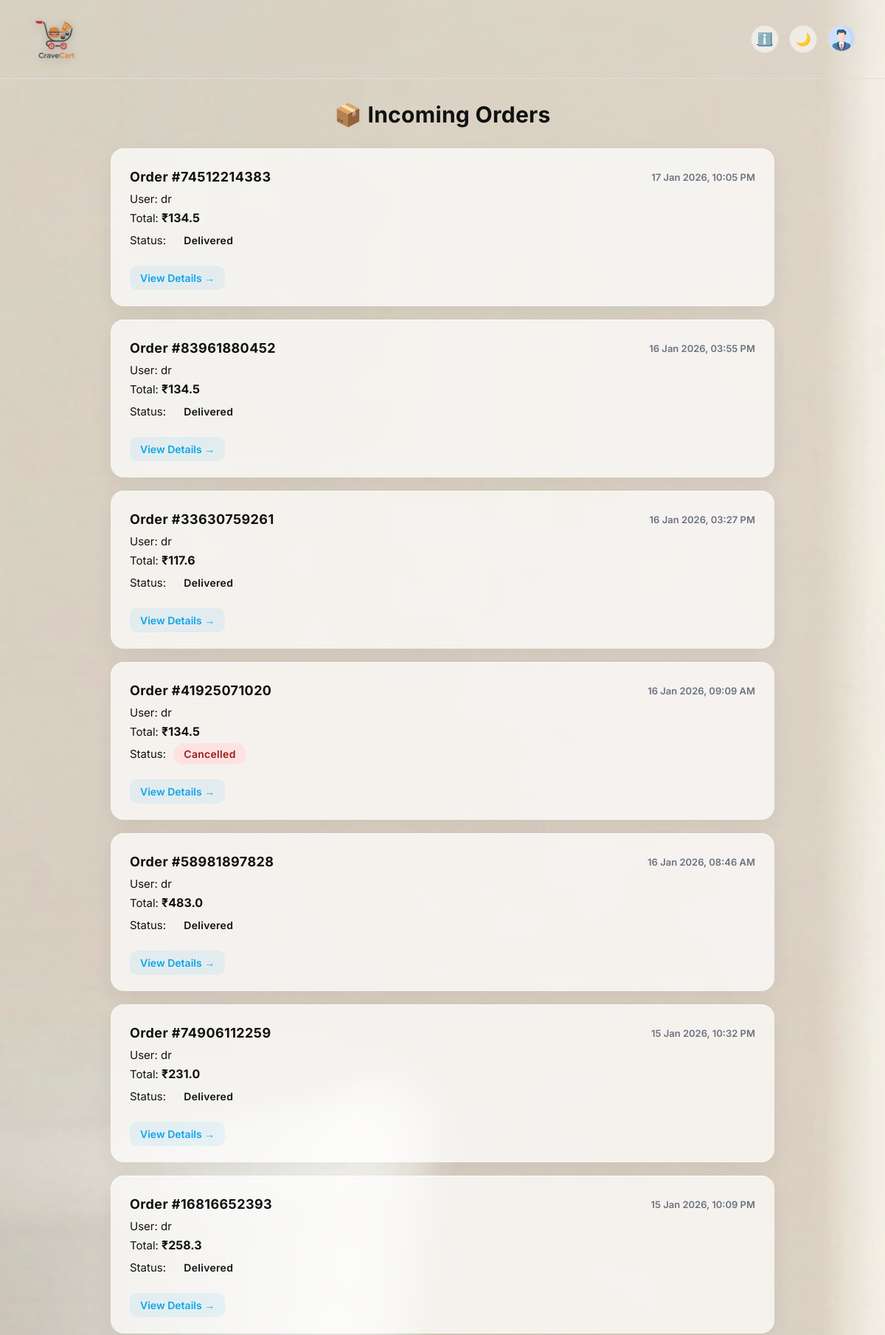
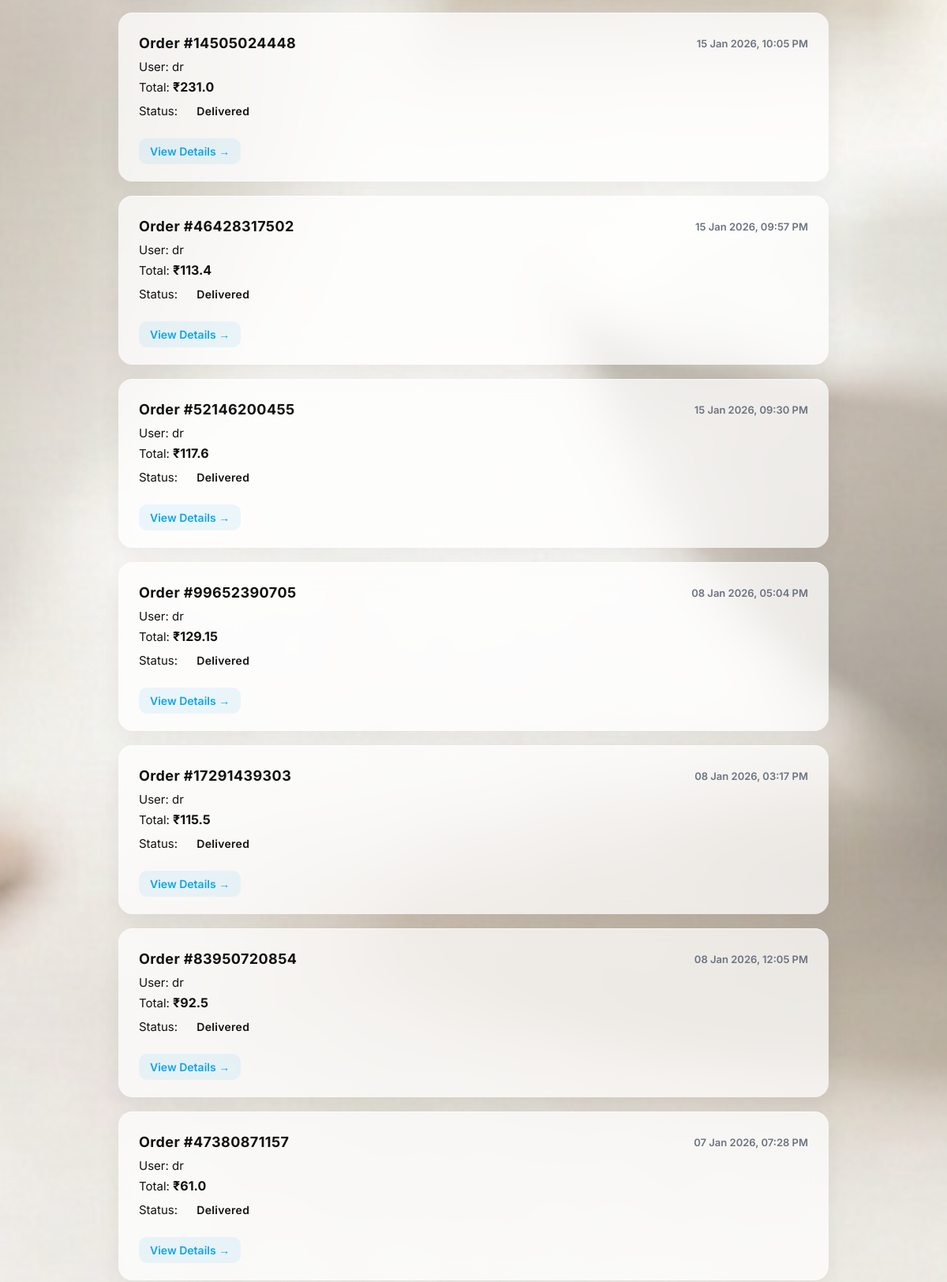
Page /admin-panel/orders/ (signed in, upper part) on the committed database (2 pictures, top to bottom).
### delivery/models.py (models this page shows, shortened)
class Order(models.Model):
    STATUS_CHOICES = [
        ("PLACED", "Placed"),
        ("PREPARING", "Preparing"),
        ("OUT_FOR_DELIVERY", "Out for Delivery"),
        ("DELIVERED", "Delivered"),
        ("CANCELLED", "Cancelled"),
    ]
    order_number = models.CharField(max_length=11, unique=True, blank=True, null=True)
    user = models.ForeignKey(User, on_delete=models.CASCADE)
    coupon_code = models.CharField(max_length=50, blank=True, null=True)
    coupon_discount = models.DecimalField(
        max_digits=10,
        decimal_places=2,
        default=0
    )
    subtotal = models.FloatField(default=0)
    gst_percent = models.PositiveIntegerField(default=5)
    gst_amount = models.FloatField(default=0)
    delivery_fee = models.FloatField(default=0)
    total_amount = models.FloatField(default=0)
    payment_id = models.CharField(max_length=200)
    status = models.CharField(max_length=20, choices=STATUS_CHOICES, default="PLACED")
    created_at = models.DateTimeField(auto_now_add=True)
    delivered_at = models.DateTimeField(null=True, blank=True)
    rating = models.DecimalField(max_digits=3,decimal_places=1,null=True,blank=True,validators=[MinValueValidator(0), MaxValueValidator(5)])
    review = models.TextField(blank=True)
    payment_method = models.CharField(
        max_length=10,
        choices=[("ONLINE", "Online"), ("COD", "Cash on Delivery")],
        default="ONLINE"
    )
    payment_status = models.CharField(
        max_length=20,
        choices=[("PAID", "Paid"), ("PENDING", "Pending")],
        default="PAID"
    )
    delivery_address_label = models.CharField(max_length=50, blank=True, null=True)
    delivery_address = models.TextField(blank=True, null=True)

class User(models.Model):
    username = models.CharField(max_length=150, unique=True)
    first_name = models.CharField(max_length=30)
    last_name = models.CharField(max_length=30)
    password = models.CharField(max_length=128)
    email = models.EmailField(unique=True)
    mobile = models.CharField(max_length=15)
    address = models.TextField()

### delivery/views.py (the view)
# urls.py: path("admin-panel/orders/", views.admin_orders, name="admin_orders"),
def admin_orders(request):
    if request.session.get("username") != "admin":
        return redirect("signin")
    orders = Order.objects.all().order_by("-created_at")
    return render(request, "admin_orders.html", {
        "orders": orders
    })

### delivery/context_processors.py (called while the page is built)
def cart_count_processor(request):
    cart_count = 0
    username = request.session.get("username")
    if username:
        cart = Cart.objects.filter(username=username).first()
        if cart:
            cart_count = (
                CartItem.objects
                .filter(cart=cart)
                .aggregate(total=Sum("quantity"))["total"]
                or 0
            )
    return {
        "cart_count": cart_count
    }

def user_dropdown(request):
    username = request.session.get("username")
    if not username:
        return {}
    try:
        user = User.objects.get(username=username)
        profile, _ = UserProfile.objects.get_or_create(user=user)
        return {"nav_user": user, "nav_profile": profile}
    except User.DoesNotExist:
        return {}

def nav_context(request):
    username = request.session.get("username")
    if not username:
        return {}
    user = User.objects.filter(username=username).first()
    if not user:
        return {}
    profile, _ = UserProfile.objects.get_or_create(user=user)
    cart = Cart.objects.filter(username=username).first()
    cart_count = 0
    if cart:
        cart_count = CartItem.objects.filter(cart=cart).aggregate(
            total=Sum("quantity")
        )["total"] or 0
    return {
        "nav_user": user,
        "nav_profile": profile,
        "cart_count": cart_count,
    }

### delivery/templates/admin_orders.html (shortened to what this page needs)
{% load static %}
<!DOCTYPE html>
<html lang="en">
<head>
  <link rel="stylesheet" href="{% static 'css/sign_style.css' %}">
  <link rel="stylesheet" href="{% static 'css/admin_orders.css' %}">
</head>
<body>
<header class="header">
    <div class="brand">
        <a href="{% url 'home' %}" class="logo-link">
            <img src="{% static 'images/logoo.png' %}" alt="Crave Cart Logo" class="logo">
        </a>
    </div>
    <div class="header-actions">
        <a href="{% url 'about' %}" class="icon-btn" title="About Us" aria-label="About Us">
    <span class="icon">ℹ️</span>
    </a>
        <button class="icon-btn theme-btn" onclick="toggleTheme()" title="Toggle theme">
            <span id="themeIcon">🌙</span>
        </button>
        <div class="profile-menu">
            <button class="profile-avatar" onclick="toggleProfileMenu(event)">
                <img src="{% static 'images/profile.png' %}" alt="Profile">
            </button>
        </div>
    </div>
</header>
  <h2>📦 Incoming Orders</h2>
  {% if orders %}
    {% for order in orders %}
      <div class="admin-order-card">
        <div class="top">
          <strong>Order #{{ order.order_number }}</strong>
          <span>{{ order.created_at|date:"d M Y, h:i A" }}</span>
        </div>
        <div class="detail">
          <span class="label">User:</span>
          <span class="value">{{ order.user.username }}</span>
        </div>
        <div class="detail">
          <span class="label">Total:</span>
          <span class="value amount">₹{{ order.total_amount }}</span>
        </div>
        <div class="detail">
          <span class="label">Status:</span>
          <span class="status {{ order.status }}">
            {{ order.get_status_display }}
          </span>
        </div>
        <a class="view-btn" href="{% url 'admin_order_detail' order.id %}">
          View Details →
        </a>
      </div>
    {% endfor %}
  {% else %}
    <p class="empty-text">No orders yet 📭</p>
  {% endif %}
</body>
</html>

### delivery/static/css/sign_style.css (style rules this page uses)
:root { --bg: #ffffff; --text: #111111; --muted: #555; --primary: #000000; --border: #ddd; }
* { margin: 0; padding: 0; box-sizing: border-box; font-family: 'Inter', sans-serif; }
body { min-height: 100vh; background: radial-gradient(circle at top, rgba(255,255,255,0.40), rgba(255,255,255,0.40) ), url("../images/bg-light.jpg") center / cover no-repeat; background-attachment: fixed; color: var(--text); transition: background 0.3s ease, color 0.3s ease; }
.header { backdrop-filter: blur(8px); padding: 18px 40px; display: flex; justify-content: space-between; align-items: center; border-bottom: 1px solid var(--border); backdrop-filter: blur(6px); }
.logo-link { display: flex; align-items: center; text-decoration: none; }
.logo { object-fit: contain; border-radius: 10px; padding: 6px; height: 70px; width: auto; background: transparent; filter: drop-shadow(0 2px 6px rgba(0,0,0,0.25)); transition: transform 0.2s ease, filter 0.2s ease; }
.header-actions { display: flex; align-items: center; gap: 14px; }
.icon-btn { width: 38px; height: 38px; border-radius: 50%; border: 1px solid var(--border); background: rgba(255,255,255,0.55); display: flex; align-items: center; justify-content: center; cursor: pointer; font-size: 17px; backdrop-filter: blur(6px); transition: background 0.2s ease, transform 0.15s ease; }
.profile-menu { position: relative; }
.profile-avatar { width: 38px; height: 38px; border-radius: 50%; border: 2px solid var(--border); background: none; padding: 0; cursor: pointer; overflow: hidden; }
.profile-avatar img { width: 100%; height: 100%; object-fit: cover; transition: transform 0.2s ease; }
.brand { display: flex; align-items: center; }

### delivery/static/css/admin_orders.css (style rules this page uses)
h2 { text-align: center; font-size: 30px; font-weight: 700; margin: 30px 0; letter-spacing: 0.3px; margin-bottom: 28px; color: var(--text-primary); }
.admin-order-card { background: rgba(255, 255, 255, 0.72); backdrop-filter: blur(14px); box-shadow: 0 10px 30px rgba(0, 0, 0, 0.06), inset 0 1px 0 rgba(255, 255, 255, 0.6); transition: transform 0.25s ease, box-shadow 0.25s ease; position: relative; border-radius: 18px; padding: 22px 26px; margin: 18px auto; max-width: 900px; }
.admin-order-card::before { content: ""; position: absolute; left: 0; top: 0; height: 100%; width: 6px; border-radius: 18px 0 0 18px; background: var(--border-glow); }
.admin-order-card .top { display: flex; justify-content: space-between; align-items: center; margin-bottom: 12px; font-weight: 600; margin-bottom: 10px; color: var(--text-primary); }
.admin-order-card .top strong { font-size: 18px; font-weight: 700; letter-spacing: 0.4px; }
.admin-order-card .top span { font-size: 13px; color: #6b7280; }
.admin-order-card div { margin: 6px 0; font-size: 15px; color: var(--text-secondary); }
.admin-order-card .amount { font-size: 16px; font-weight: 700; }
.status { display: inline-block; border-radius: 999px; font-weight: 600; margin-left: 6px; letter-spacing: 0.3px; padding: 6px 14px; font-weight: 600; font-size: 14px; }
.status.DELIVERED { background: var(--status-delivered-bg); color: var(--status-delivered-text); }
.status.CANCELLED { background: #fee2e2; color: #991b1b; }
.admin-order-card a { display: inline-block; margin-top: 14px; text-decoration: none; font-weight: 600; font-size: 14px; color: #0ea5e9; padding: 8px 14px; border-radius: 10px; transition: all 0.25s ease; background: rgba(14, 165, 233, 0.08); }
.view-btn { display: inline-block; margin-top: 14px; padding: 10px 18px; border-radius: 999px; background: rgba(14,165,233,0.12); color: var(--accent); font-weight: 600; text-decoration: none; transition: all 0.25s ease; }
header.header { position: sticky; top: 0; z-index: 99999; }
.profile-menu { position: relative; z-index: 100000; }
body { overflow: visible; }
body, .container, .orders-wrapper { overflow: visible !important; }
header.header, .profile-menu, .profile-dropdown { z-index: 999999 !important; }

### rows in the picture
Order: order_number "74512214383", created_at "17 Jan 2026, 10:05 PM", user.username "dr", total_amount "134.5", status "Delivered"
Order: order_number "83961880452", created_at "16 Jan 2026, 03:55 PM", user.username "dr", total_amount "134.5", status "Delivered"
Order: order_number "33630759261", created_at "16 Jan 2026, 03:27 PM", user.username "dr", total_amount "117.6", status "Delivered"
Order: order_number "41925071020", created_at "16 Jan 2026, 09:09 AM", user.username "dr", total_amount "134.5", status "Cancelled"
Order: order_number "58981897828", created_at "16 Jan 2026, 08:46 AM", user.username "dr", total_amount "483.0", status "Delivered"
Order: order_number "74906112259", created_at "15 Jan 2026, 10:32 PM", user.username "dr", total_amount "231.0", status "Delivered"
Order: order_number "16816652393", created_at "15 Jan 2026, 10:09 PM", user.username "dr", total_amount "258.3", status "Delivered"
Order: order_number "14505024448", created_at "15 Jan 2026, 10:05 PM", user.username "dr", total_amount "231.0", status "Delivered"
Order: order_number "46428317502", created_at "15 Jan 2026, 09:57 PM", user.username "dr", total_amount "113.4", status "Delivered"
Order: order_number "52146200455", created_at "15 Jan 2026, 09:30 PM", user.username "dr", total_amount "117.6", status "Delivered"
Order: order_number "99652390705", created_at "08 Jan 2026, 05:04 PM", user.username "dr", total_amount "129.15", status "Delivered"
Order: order_number "17291439303", created_at "08 Jan 2026, 03:17 PM", user.username "dr", total_amount "115.5", status "Delivered"
Order: order_number "83950720854", created_at "08 Jan 2026, 12:05 PM", user.username "dr", total_amount "92.5", status "Delivered"
Order: order_number "47380871157", created_at "07 Jan 2026, 07:28 PM", user.username "dr", total_amount "61.0", status "Delivered"
